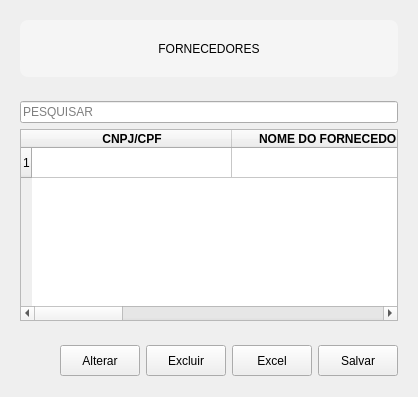
            <widget class="QWidget" name="consulta_fornecedor">
             <layout class="QVBoxLayout" name="verticalLayout_20">
              <item>
               <widget class="QWidget" name="widget_97" native="true">
                <property name="minimumSize">
                 <size>
                  <width>0</width>
                  <height>75</height>
                 </size>
                </property>
                <property name="maximumSize">
                 <size>
                  <width>16777215</width>
                  <height>75</height>
                 </size>
                </property>
                <property name="layoutDirection">
                 <enum>Qt::LayoutDirection::LeftToRight</enum>
                </property>
                <property name="styleSheet">
                 <string notr="true">QFrame {
    background-color: #F5F5F5;
    border-radius: 8px;
}</string>
                </property>
                <layout class="QGridLayout" name="gridLayout_31">
                 <item row="0" column="0">
                  <widget class="QLabel" name="label_32">
                   <property name="text">
                    <string>FORNECEDORES</string>
                   </property>
                   <property name="alignment">
                    <set>Qt::AlignmentFlag::AlignCenter</set>
                   </property>
                  </widget>
                 </item>
                </layout>
               </widget>
              </item>
              <item>
               <widget class="QWidget" name="widget_98" native="true">
                <property name="minimumSize">
                 <size>
                  <width>0</width>
                  <height>0</height>
                 </size>
                </property>
                <property name="maximumSize">
                 <size>
                  <width>16777215</width>
                  <height>16777215</height>
                 </size>
                </property>
                <layout class="QVBoxLayout" name="verticalLayout_68">
                 <item>
                  <widget class="QSplitter" name="splitter_7">
                   <property name="orientation">
                    <enum>Qt::Orientation::Horizontal</enum>
                   </property>
                   <widget class="QLineEdit" name="txt_pesquisar_tb_fornecedores">
                    <property name="minimumSize">
                     <size>
                      <width>200</width>
                      <height>0</height>
                     </size>
                    </property>
                    <property name="maximumSize">
                     <size>
                      <width>400</width>
                      <height>16777215</height>
                     </size>
                    </property>
                    <property name="placeholderText">
                     <string>PESQUISAR</string>
                    </property>
                   </widget>
                  </widget>
                 </item>
                 <item>
                  <widget class="QTableWidget" name="tb_fornecedores">
                   <property name="styleSheet">
                    <string notr="true"/>
                   </property>
                   <property name="editTriggers">
                    <set>QAbstractItemView::EditTrigger::NoEditTriggers</set>
                   </property>
                   <property name="selectionBehavior">
                    <enum>QAbstractItemView::SelectionBehavior::SelectRows</enum>
                   </property>
                   <property name="sortingEnabled">
                    <bool>true</bool>
                   </property>
                   <property name="rowCount">
                    <number>1</number>
                   </property>
                   <attribute name="horizontalHeaderCascadingSectionResizes">
                    <bool>true</bool>
                   </attribute>
                   <attribute name="horizontalHeaderDefaultSectionSize">
                    <number>200</number>
                   </attribute>
                   <attribute name="horizontalHeaderStretchLastSection">
                    <bool>true</bool>
                   </attribute>
                   <row/>
                   <column>
                    <property name="text">
                     <string>CNPJ/CPF</string>
                    </property>
                    <property name="font">
                     <font>
                      <bold>true</bold>
                     </font>
                    </property>
                   </column>
                   <column>
                    <property name="text">
                     <string>NOME DO FORNECEDOR</string>
                    </property>
                    <property name="font">
                     <font>
                      <bold>true</bold>
                     </font>
                    </property>
                   </column>
                   <column>
                    <property name="text">
                     <string>TELEFONE</string>
                    </property>
                    <property name="font">
                     <font>
                      <bold>true</bold>
                     </font>
                    </property>
                   </column>
                   <column>
                    <property name="text">
                     <string>EMAIL</string>
                    </property>
                    <property name="font">
                     <font>
                      <bold>true</bold>
                     </font>
                    </property>
                   </column>
                  </widget>
                 </item>
                </layout>
               </widget>
              </item>
              <item>
               <widget class="QWidget" name="widget_96" native="true">
                <property name="minimumSize">
                 <size>
                  <width>0</width>
                  <height>50</height>
                 </size>
                </property>
                <property name="maximumSize">
                 <size>
                  <width>16777215</width>
                  <height>50</height>
                 </size>
                </property>
                <property name="layoutDirection">
                 <enum>Qt::LayoutDirection::RightToLeft</enum>
                </property>
                <layout class="QHBoxLayout" name="horizontalLayout_15">
                 <item>
                  <widget class="QPushButton" name="btn_salvar_tb_fornecedores">
                   <property name="enabled">
                    <bool>true</bool>
                   </property>
                   <property name="minimumSize">
                    <size>
                     <width>80</width>
                     <height>31</height>
                    </size>
                   </property>
                   <property name="maximumSize">
                    <size>
                     <width>80</width>
                     <height>31</height>
                    </size>
                   </property>
                   <property name="text">
                    <string>Salvar</string>
                   </property>
                  </widget>
                 </item>
                 <item>
                  <widget class="QPushButton" name="btn_excel_tb_fornecedores">
                   <property name="minimumSize">
                    <size>
                     <width>80</width>
                     <height>31</height>
                    </size>
                   </property>
                   <property name="text">
                    <string>Excel</string>
                   </property>
                  </widget>
                 </item>
                 <item>
                  <widget class="QPushButton" name="pushButton_51">
                   <property name="minimumSize">
                    <size>
                     <width>80</width>
                     <height>31</height>
                    </size>
                   </property>
                   <property name="text">
                    <string>Excluir</string>
                   </property>
                  </widget>
                 </item>
                 <item>
                  <widget class="QPushButton" name="btn_alterar_tb_fornecedores">
                   <property name="minimumSize">
                    <size>
                     <width>80</width>
                     <height>31</height>
                    </size>
                   </property>
                   <property name="maximumSize">
                    <size>
                     <width>80</width>
                     <height>31</height>
                    </size>
                   </property>
                   <property name="text">
                    <string>Alterar</string>
                   </property>
                  </widget>
                 </item>
                 <item>
                  <spacer name="horizontalSpacer_13">
                   <property name="orientation">
                    <enum>Qt::Orientation::Horizontal</enum>
                   </property>
                   <property name="sizeHint" stdset="0">
                    <size>
                     <width>40</width>
                     <height>20</height>
                    </size>
                   </property>
                  </spacer>
                 </item>
                </layout>
               </widget>
              </item>
             </layout>
            </widget>
